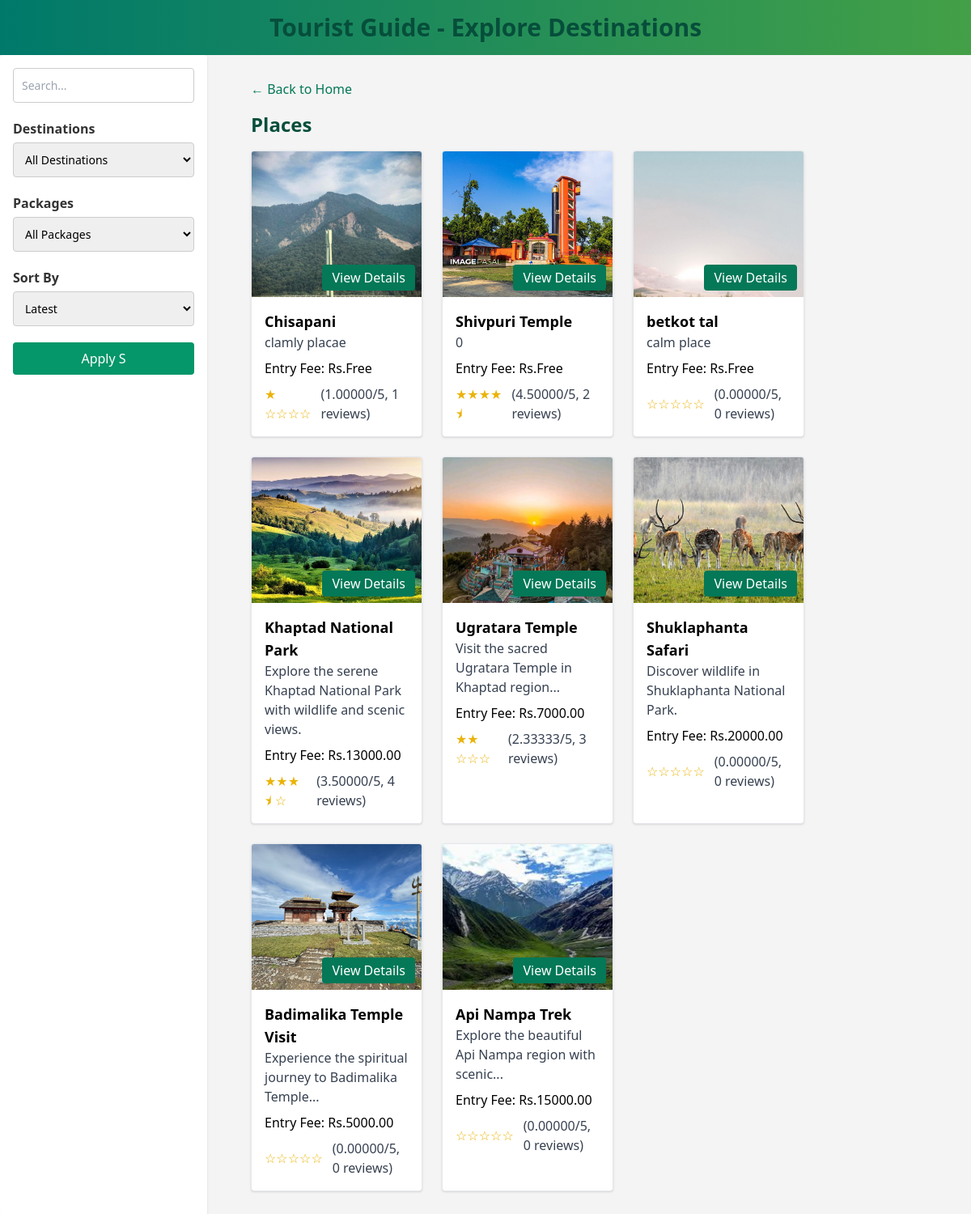
Page /destinations.php on the committed database.
### tables this page shows
CREATE TABLE `place` (
  `id` int(11) NOT NULL,
  `name` varchar(100) NOT NULL,
  `description` text DEFAULT NULL,
  `address` text DEFAULT NULL,
  `latitude` decimal(10,6) NOT NULL,
  `longitude` decimal(10,6) NOT NULL,
  `entry_fee` decimal(10,2) NOT NULL,
  `best_time` varchar(100) DEFAULT NULL,
  `main_attractions` text DEFAULT NULL,
  `recommended_duration` varchar(50) NOT NULL,
  `image_path` varchar(255) DEFAULT NULL,
  `created_at` datetime DEFAULT current_timestamp(),
  `updated_at` datetime DEFAULT current_timestamp() ON UPDATE current_timestamp(),
  `destination_id` int(11) DEFAULT NULL,
  `province_id` int(11) DEFAULT NULL,
  `district_id` int(11) DEFAULT NULL,
  `municipality_id` int(11) DEFAULT NULL,
  `status` varchar(20) NOT NULL DEFAULT 'active'
);

### destinations.php (the view, shortened to what this page needs)
<?php
$conn = dbConnect();
$search = isset($_GET['search']) ? $conn->real_escape_string($_GET['search']) : '';
$sort = isset($_GET['sort']) ? $_GET['sort'] : 'latest';
$sqlPlaces = "SELECT p.*, IFNULL(AVG(r.rating),0) AS avg_rating, COUNT(r.review_id) AS review_count
              FROM place p
              LEFT JOIN review r ON p.id = r.place_id
              WHERE 1=1";
$sqlPlaces .= " GROUP BY p.id";
$sqlPlaces .= ($sort === 'most_reviewed') ? " ORDER BY review_count DESC" : " ORDER BY p.id DESC";
$placesResult = $conn->query($sqlPlaces);
?>
<!DOCTYPE html>
<html lang="en">
<head>
<link rel="stylesheet" href="assets/css/destination.css"/>
<script src="https://cdn.tailwindcss.com"></script>
</head>
<body>
<header class="text-center text-3xl font-bold text-emerald-900 p-4">Tourist Guide - Explore Destinations</header>
<div class="container flex gap-6">
  <aside class="sidebar w-64 p-4 bg-white rounded shadow">
    <form method="GET">
      <input type="text" name="search" value="<?= htmlspecialchars($search) ?>" placeholder="Search..." class="w-full p-2 border rounded mb-4"/>
      <label for="destination-select" class="font-medium">Destinations</label>
      <select name="destination" id="destination-select" class="w-full p-2 border rounded mb-4">
        <option value="0">All Destinations</option>
      </select>
      <label for="package-select" class="font-medium">Packages</label>
      <select name="package" id="package-select" class="w-full p-2 border rounded mb-4">
        <option value="0">All Packages</option>
      </select>
      <label for="sort-select" class="font-medium">Sort By</label>
      <select name="sort" id="sort-select" class="w-full p-2 border rounded mb-4">
        <option value="latest" <?= $sort=='latest'?'selected':'' ?>>Latest</option>
      </select>
      <button type="submit" class="w-full bg-emerald-600 text-white p-2 rounded hover:bg-emerald-700 transition">
        Apply S
      </button>
    </form>
  </aside>
  <div class="main-content flex-1">
<div class="mb-4">
  <a href="index.php" class="text-emerald-700 hover:text-emerald-900 font-medium">
    ← Back to Home
  </a>
</div>
    <h2 class="text-2xl font-bold mb-4 text-emerald-900">Places</h2>
    <div class="grid grid-cols-1 md:grid-cols-2 lg:grid-cols-3 gap-6">
      <?php if ($placesResult && $placesResult->num_rows > 0): ?>
        <?php while ($row = $placesResult->fetch_assoc()): ?>
          <div class="destination-card border rounded shadow overflow-hidden">
            <div class="image-container relative">
              <img src="images/<?= htmlspecialchars($row['image_path']) ?>" alt="<?= htmlspecialchars($row['name']) ?>" class="w-full h-48 object-cover"/>
              <a href="details.php?id=<?= $row['id'] ?>" class="absolute bottom-2 right-2 bg-emerald-700 text-white px-3 py-1 rounded hover:bg-emerald-800">View Details</a>
            </div>
            <div class="p-4">
              <h3 class="font-bold text-lg"><?= htmlspecialchars($row['name']) ?></h3>
              <p class="text-gray-700"><?= htmlspecialchars($row['description']) ?></p>
              <p class="font-medium mt-2">Entry Fee: Rs.<?= $row['entry_fee']>0?$row['entry_fee']:'Free' ?></p>
              <?php
$avg = $row['avg_rating'];
$fullStars = floor($avg);
$halfStar = ($avg - $fullStars >= 0.5) ? 1 : 0;
$emptyStars = 5 - $fullStars - $halfStar;
?>
<div class="mt-2 text-yellow-500 flex items-center gap-1">
  <?= str_repeat("★", $fullStars) ?>
  <?= $halfStar ? "⯨" : "" ?>
  <?= str_repeat("☆", $emptyStars) ?>
  <span class="text-gray-700 ml-2">(<?= $avg ?>/5, <?= $row['review_count'] ?> reviews)</span>
</div>
            </div>
          </div>
        <?php endwhile; ?>
      <?php else: ?>
        <p>No places found.</p>
      <?php endif; ?>
    </div>
  </div>
</div>
</body>
</html>

### assets/css/destination.css (style rules this page uses)
* { box-sizing: border-box; }
body { margin: 0; font-family: 'Segoe UI', Tahoma, Geneva, Verdana, sans-serif; background-color: #f4f4f4; }
header { background: linear-gradient(to right, #00796b, #43a047); color: white; padding: 15px 30px; font-size: 24px; font-weight: bold; }
.container { display: flex; min-height: 100vh; }
.sidebar { width: 270px; background: #ffffff; padding: 20px; box-shadow: 2px 0 8px rgba(0, 0, 0, 0.05); }
.sidebar label { display: block; margin-bottom: 5px; font-weight: bold; color: #333; }
.sidebar select, .sidebar input[type="text"] { width: 100%; padding: 10px; margin-bottom: 20px; border: 1px solid #ccc; border-radius: 4px; font-size: 14px; }
.main-content { flex: 1; padding: 30px; display: flex; flex-direction: column; }
.destination-card { background-color: white; border-radius: 10px; box-shadow: 0 2px 8px rgba(0, 0, 0, 0.1); overflow: hidden; position: relative; transition: transform 0.3s ease; }
.image-container { position: relative; }
.image-container img { width: 100%; height: 180px; object-fit: cover; display: block; }

### rows in the picture
place: image_path (picture), name "Chisapani", description "clamly placae", entry_fee "Free", fullStars "★", emptyStars "☆☆☆☆", avg "1.00000", review_count "1"
place: image_path (picture), name "Shivpuri Temple", description "0", entry_fee "Free", fullStars "★★★★", avg "4.50000", review_count "2"
place: image_path (picture), name "betkot tal", description "calm place", entry_fee "Free", emptyStars "☆☆☆☆☆", avg "0.00000", review_count "0"
place: image_path (picture), name "Khaptad National Park", description "Explore the serene Khaptad National Park with wildlife and scenic views.", entry_fee "13000.00", fullStars "★★★", emptyStars "☆", avg "3.50000", review_count "4"
place: image_path (picture), name "Ugratara Temple", description "Visit the sacred Ugratara Temple in Khaptad region...", entry_fee "7000.00", fullStars "★★", emptyStars "☆☆☆", avg "2.33333", review_count "3"
place: image_path (picture), name "Shuklaphanta Safari", description "Discover wildlife in Shuklaphanta National Park.", entry_fee "20000.00", emptyStars "☆☆☆☆☆", avg "0.00000", review_count "0"
place: image_path (picture), name "Badimalika Temple Visit", description "Experience the spiritual journey to Badimalika Temple...", entry_fee "5000.00", emptyStars "☆☆☆☆☆", avg "0.00000", review_count "0"
place: image_path (picture), name "Api Nampa Trek", description "Explore the beautiful Api Nampa region with scenic...", entry_fee "15000.00", emptyStars "☆☆☆☆☆", avg "0.00000", review_count "0"
